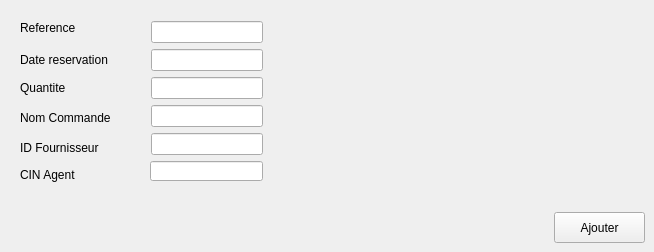
          <widget class="QWidget" name="tab_20">
           <attribute name="title">
            <string>Ajout</string>
           </attribute>
           <widget class="QLabel" name="label_49">
            <property name="geometry">
             <rect>
              <x>20</x>
              <y>20</y>
              <width>61</width>
              <height>16</height>
             </rect>
            </property>
            <property name="styleSheet">
             <string notr="true"/>
            </property>
            <property name="text">
             <string>Reference</string>
            </property>
           </widget>
           <widget class="QLineEdit" name="lineEdit_ref">
            <property name="geometry">
             <rect>
              <x>151</x>
              <y>21</y>
              <width>112</width>
              <height>22</height>
             </rect>
            </property>
            <property name="styleSheet">
             <string notr="true"/>
            </property>
           </widget>
           <widget class="QLabel" name="label_50">
            <property name="geometry">
             <rect>
              <x>20</x>
              <y>50</y>
              <width>91</width>
              <height>20</height>
             </rect>
            </property>
            <property name="styleSheet">
             <string notr="true"/>
            </property>
            <property name="text">
             <string>Date reservation</string>
            </property>
           </widget>
           <widget class="QLineEdit" name="lineEdit_datec">
            <property name="geometry">
             <rect>
              <x>151</x>
              <y>49</y>
              <width>112</width>
              <height>22</height>
             </rect>
            </property>
            <property name="styleSheet">
             <string notr="true"/>
            </property>
           </widget>
           <widget class="QLabel" name="label_51">
            <property name="geometry">
             <rect>
              <x>20</x>
              <y>80</y>
              <width>61</width>
              <height>16</height>
             </rect>
            </property>
            <property name="styleSheet">
             <string notr="true"/>
            </property>
            <property name="text">
             <string>Quantite</string>
            </property>
           </widget>
           <widget class="QLineEdit" name="lineEdit_quan">
            <property name="geometry">
             <rect>
              <x>151</x>
              <y>77</y>
              <width>112</width>
              <height>22</height>
             </rect>
            </property>
            <property name="styleSheet">
             <string notr="true"/>
            </property>
           </widget>
           <widget class="QPushButton" name="ajouterc">
            <property name="geometry">
             <rect>
              <x>554</x>
              <y>212</y>
              <width>91</width>
              <height>31</height>
             </rect>
            </property>
            <property name="styleSheet">
             <string notr="true"/>
            </property>
            <property name="text">
             <string>Ajouter</string>
            </property>
           </widget>
           <widget class="QLineEdit" name="lineEdit_nomc_2">
            <property name="geometry">
             <rect>
              <x>151</x>
              <y>105</y>
              <width>112</width>
              <height>22</height>
             </rect>
            </property>
            <property name="styleSheet">
             <string notr="true"/>
            </property>
           </widget>
           <widget class="QLabel" name="label_52">
            <property name="geometry">
             <rect>
              <x>20</x>
              <y>110</y>
              <width>101</width>
              <height>16</height>
             </rect>
            </property>
            <property name="styleSheet">
             <string notr="true"/>
            </property>
            <property name="text">
             <string>Nom Commande</string>
            </property>
           </widget>
           <widget class="QLineEdit" name="lineEdit_idd">
            <property name="geometry">
             <rect>
              <x>151</x>
              <y>133</y>
              <width>112</width>
              <height>22</height>
             </rect>
            </property>
            <property name="styleSheet">
             <string notr="true"/>
            </property>
           </widget>
           <widget class="QLabel" name="label_53">
            <property name="geometry">
             <rect>
              <x>20</x>
              <y>140</y>
              <width>81</width>
              <height>16</height>
             </rect>
            </property>
            <property name="styleSheet">
             <string notr="true"/>
            </property>
            <property name="text">
             <string>ID Fournisseur</string>
            </property>
           </widget>
           <widget class="QLineEdit" name="lineEdit_cin">
            <property name="geometry">
             <rect>
              <x>150</x>
              <y>161</y>
              <width>113</width>
              <height>20</height>
             </rect>
            </property>
           </widget>
           <widget class="QLabel" name="label_60">
            <property name="geometry">
             <rect>
              <x>20</x>
              <y>167</y>
              <width>71</width>
              <height>16</height>
             </rect>
            </property>
            <property name="text">
             <string>CIN Agent</string>
            </property>
           </widget>
          </widget>
